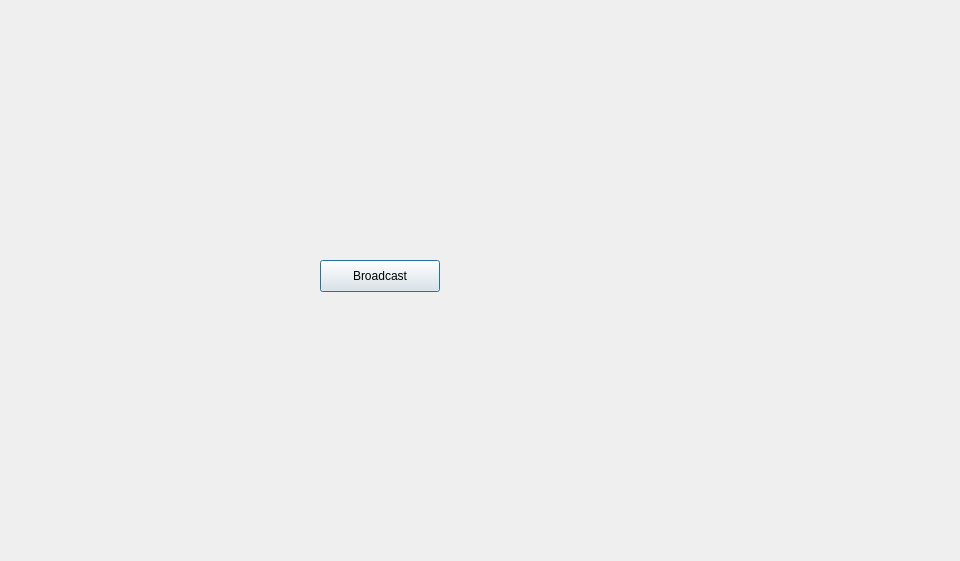
<?xml version="1.0" encoding="UTF-8"?>
<ui version="4.0">
 <class>Sender</class>
 <widget class="QDialog" name="Sender">
  <property name="geometry">
   <rect>
    <x>0</x>
    <y>0</y>
    <width>960</width>
    <height>561</height>
   </rect>
  </property>
  <property name="windowTitle">
   <string>Sender</string>
  </property>
  <widget class="QPushButton" name="pushButton">
   <property name="geometry">
    <rect>
     <x>320</x>
     <y>260</y>
     <width>120</width>
     <height>32</height>
    </rect>
   </property>
   <property name="text">
    <string>Broadcast</string>
   </property>
  </widget>
 </widget>
 <layoutdefault spacing="6" margin="11"/>
 <resources/>
 <connections/>
</ui>
